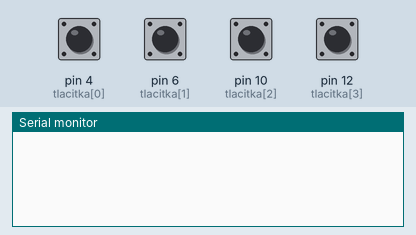
Recording of a sketch running on a simulated Arduino Uno, built with avr-gcc and run on an emulated ATmega328P. On the bench: the last lines printed to the serial monitor. Inputs (shaded band) come from the test bench; at power-on: pin 4 (tlacitka[0]), pin 6 (tlacitka[1]), pin 10 (tlacitka[2]), pin 12 (tlacitka[3]) HIGH.

Above: at 1.2 s.
1.3 s: pin 4 (tlacitka[0]) pulled LOW for 0.15 s
At 2.3 s:
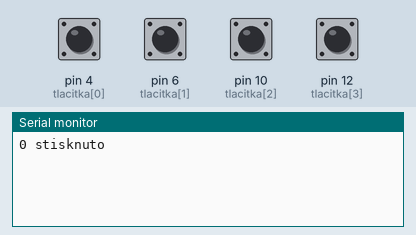
2.9 s: pin 6 (tlacitka[1]) pulled LOW for 0.15 s
At 3.6 s:
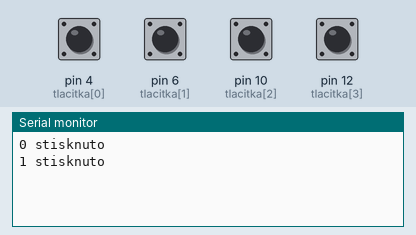
4.5 s: pin 10 (tlacitka[2]) pulled LOW for 0.15 s
At 5.7 s:
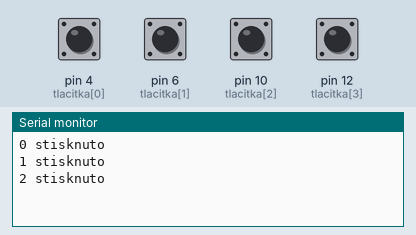
6.1 s: pin 12 (tlacitka[3]) pulled LOW for 0.15 s
At 7.2 s:
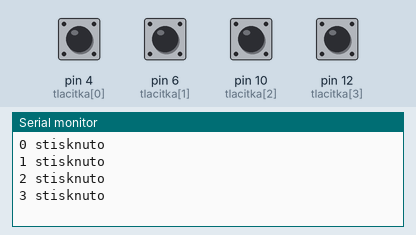
Timing chart, 0 to 8.7 s (numbered marks = the images above; inputs shaded):
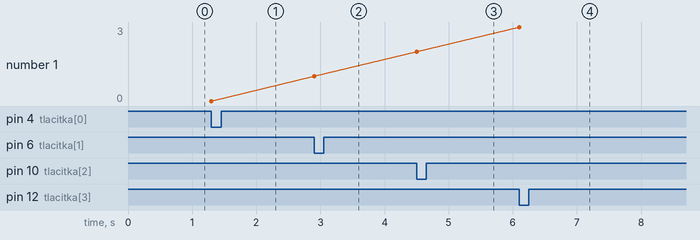

Measured:
- after the input at 1.3 s, the serial monitor: prints a new line at once (image 1)
- after the input at 2.9 s, the serial monitor: prints a new line at once (image 2)
- after the input at 4.5 s, the serial monitor: prints a new line at once (image 3)
- after the input at 6.1 s, the serial monitor: prints a new line at once (image 4)
- plotted number 1: 0 → 1 after the input at 2.9 s, 1 → 2 after the input at 4.5 s, 2 → 3 after the input at 6.1 s

The sketch:

key_test.ino
```cpp
// Membránová klávesnice 1x4

// pole s piny připojených tlačítek
const int tlacitka[] = {4,6,10,12};
// proměnná stavu tlačítka
int stisk = 0;

void setup() {
  // komunikace přes sériovou linku rychlostí 9600 baud
  Serial.begin(9600);
  // inicializace pole tlačítek
  for(int x=0; x<4; x++)
  {
    // zapojení tlačítek jako vstup s pull-up odporem
    pinMode(tlacitka[x], INPUT_PULLUP);
  }
}

void loop(){
  // čtení stavu jednotlivých tlačítek ve smyčce
  for(int x=0; x<4; x++)
  {
    //načtení stavu tlačítka a uložení do proměnné stisk
    stisk = digitalRead(tlacitka[x]);

    // pokud je tlačítko stisknuto
    // vykonej následující
    if (stisk == LOW) {
      // vytiskni pres sériovou linku číslo tlačítka a zprávu
      Serial.print(x);
      Serial.println(" stisknuto");
      // vyčkej x00 ms kvůli zbytečnému množství tisknutých znaků
      delay(200);
    }
  }
}
```
